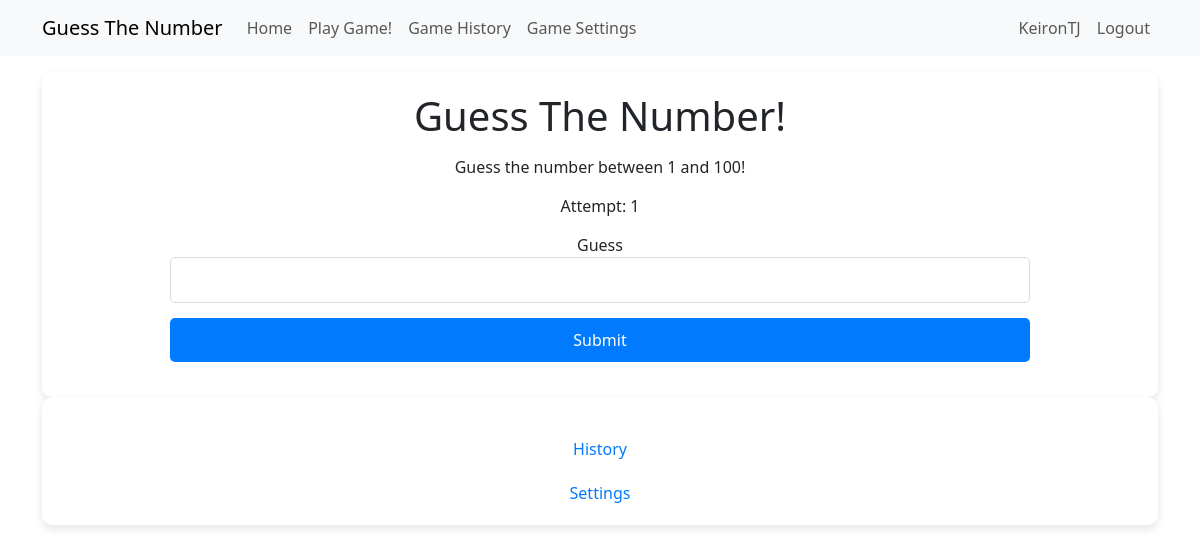
Screenshot of /guess_the_number (signed in) with the database file from the repository.
### app/models.py (models this page shows, shortened)
class User(UserMixin, db.Model):
    id = db.Column(Integer, primary_key=True)
    username = db.Column(String(64), index=True, unique=True)
    email = db.Column(String(120), index=True, unique=True)
    password_hash = db.Column(String(256))
    guesses = so.relationship('GuessTheNumberHistory', back_populates='user')
    guess_settings = so.relationship('GuessTheNumberSettings', back_populates='user')

class GuessTheNumberSettings(db.Model):
    id = db.Column(Integer, primary_key=True)
    user_id = db.Column(Integer, db.ForeignKey('user.id'))
    start_range = db.Column(Integer, default=1)
    end_range = db.Column(Integer, default=100)
    user = so.relationship('User', back_populates='guess_settings')

### app/routes.py (the view, shortened to what this page needs)
@app.route('/guess_the_number', methods=['GET', 'POST'])
@login_required
def guess_the_number():
    if GuessTheNumberSettings.query.filter_by(user_id=current_user.id).first() is None:
        GuessTheNumberSettings(user_id=current_user.id)
        db.session.commit()
    guessform = UserGuessForm()
    resetform = UserResetForm()
    game_settings = GuessTheNumberSettings.query.filter_by(user_id=current_user.id).first()
    start_range = game_settings.start_range
    end_range = game_settings.end_range
    start_game_session(user_id=current_user.id)
    ai_number = session['ainumber']
    user_guesses = session['user_guesses']
    if request.method == 'POST' and resetform.reset.data:
        reset_game_session()
        flash("Game reset.")
        return redirect(url_for('guess_the_number'))
    return render_template('guess_the_number.html',
                           title='Guess the number',
                           guessform=guessform,
                           game_settings=game_settings,
                           user_guesses=user_guesses)

### app/forms.py
class UserGuessForm(FlaskForm):
    user_guess = IntegerField('Guess', validators=[DataRequired()])
    submit_guess = SubmitField('Submit')

class UserResetForm(FlaskForm):
    reset = SubmitField('Reset Game')

### app/game_logic.py (called while the page is built)
def start_game_session(user_id):
    settings = db.session.query(GuessTheNumberSettings).filter_by(user_id=user_id).first()
    if settings is None:
        settings = GuessTheNumberSettings(user_id=user_id, start_range=1, end_range=100)
        db.session.add(settings)
        db.session.commit()
    if 'ainumber' not in session or session['ainumber'] == 0:
        session['ainumber'] = random.randint(settings.start_range, settings.end_range)
    if 'user_guesses' not in session:
        session['user_guesses'] = []

### app/models.py (called while the page is built)
@login.user_loader
def load_user(id):
    return db.session.get(User, int(id))

### app/templates/guess_the_number.html (shortened to what this page needs)
{% extends "base.html" %}
{% block content %}
<div class="customdiv">
    <h1>Guess The Number!</h1>
    <p class="customp">Guess the number between {{ game_settings.start_range }} and {{ game_settings.end_range }}!</p>
    <p class="customp">Attempt: {{ user_guesses|length + 1  }}</p>
    <form class="customform" action="" method="post">
        <p class="customp">
            {{ guessform.user_guess.label }}<br>
            {{ guessform.user_guess(size=32, autofocus=True, class="custominput") }}<br>
        </p>
        <p class="customp">{{ guessform.submit_guess(class="custombutton") }}</p>
    </form>
</div>
<div class="customdiv">
    <a class="customa" href="{{ url_for('guess_the_number_history') }}">History</a>
    <br>
    <a class="customa" href="{{ url_for('guess_the_number_settings') }}">Settings</a>
</div>
{% endblock %}

### app/templates/base.html (shortened to what this page needs)
<!doctype html>
<html lang="en">
<head>
    <link href="https://cdn.jsdelivr.net/npm/bootstrap@5.3.2/dist/css/bootstrap.min.css"
          rel="stylesheet"
>
    <link rel="stylesheet" href="{{ url_for('static', filename='style.css') }}">
</head>
<body>
    <nav class="navbar navbar-expand-lg bg-body-tertiary">
        <div class="container">
            <a class="navbar-brand" href="{{ url_for('guess_the_number') }}">Guess The Number</a>
            <div class="collapse navbar-collapse" id="navbarSupportedContent">
                <ul class="navbar-nav me-auto mb-2 mb-lg-0">
                    <li class="nav-item">
                        <a class="nav-link" aria-current="page" href="{{ url_for('index') }}">Home</a>
                    </li>
                    <li class="nav-item">
                        <a class="nav-link" aria-current="page" href=" {{ url_for('guess_the_number')}}">Play Game!</a>
                    </li>
                    <li class="nav-item">
                        <a class="nav-link" aria-current="page" href=" {{ url_for('guess_the_number_history') }}">Game History</a>
                    </li>
                    <li class="nav-item">
                        <a class="nav-link" aria-current="page" href="{{ url_for('guess_the_number_settings') }}">Game Settings</a>
                    </li>
                </ul>
                <ul class="navbar-nav mb-2 mb-lg-0">
                    {% if current_user.is_anonymous %}
                        <li class="nav-item">
                            <a class="nav-link" aria-current="page" href="{{ url_for('login') }}"">Login</a>
                        </li>
                    {% else %}
                        <li class="nav-item">
                            <a class="nav-link" aria-current="page" href="{{ url_for('index')}} ">{{ current_user.username }}</a>
                        </li>
                        <li class="nav-item">
                            <a class="nav-link" aria-current="page" href="{{ url_for('logout')}} ">Logout</a>
                        </li>
                    {% endif %}
                </ul>
            </div>
        </div>
    </nav>
    <div class="container mt-3">
        {% block content %}{% endblock %}
    </div>
</body>
</html>

### app/static/style.css (style rules this page uses)
.customdiv { background-color: white; padding: 20px; border-radius: 10px; box-shadow: 0 4px 8px rgba(0,0,0,0.1); text-align: center; }
.customform .customp, .customdiv .customp { margin: 15px 0; }
.custominput, .custombutton { padding: 10px; border-radius: 5px; border: 1px solid #ddd; width: 80%; }
.custombutton { background-color: #007bff; color: white; border: none; cursor: pointer; }
.customa { display: inline-block; margin-top: 20px; color: #007bff; text-decoration: none; }

### rows the page displays
User: username "KeironTJ"
GuessTheNumberSettings: start_range "1", end_range "100"

### other values shown
{{ user_guesses|length + 1 }} "1"
{{ guessform.user_guess.label }} "Guess"
